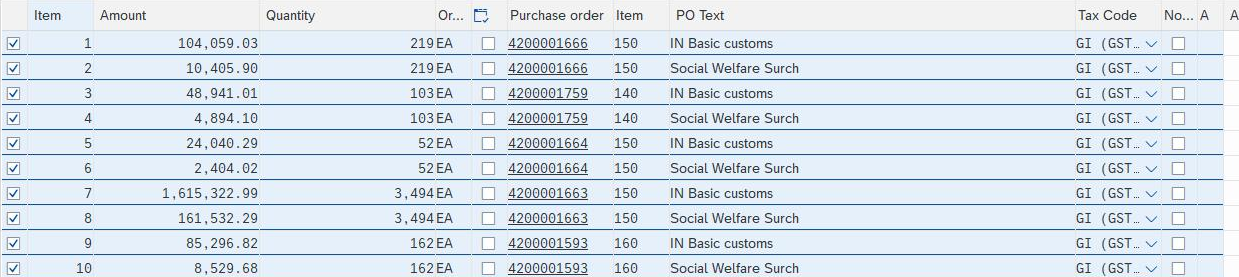
#> input picture extracted_tables/image_0.png, 1239 x 277 px
$ python -i deskew.py   (imports and definitions only)
#> lines starting #> are read from the running program, lines starting #| are printed output that depends on the picture
#> further down, picture is the input picture: shape (277, 1239, 3); mean B, G, R 236.4, 227.4, 216.9
import numpy as np
import cv2

def deskewImage(img):
    """
    adapted from: https://www.pyimagesearch.com/2017/02/20/text-skew-correction-opencv-python/
    """

    # use medianBluer to remove black artefacts from the image
    image = cv2.medianBlur(img, 5)
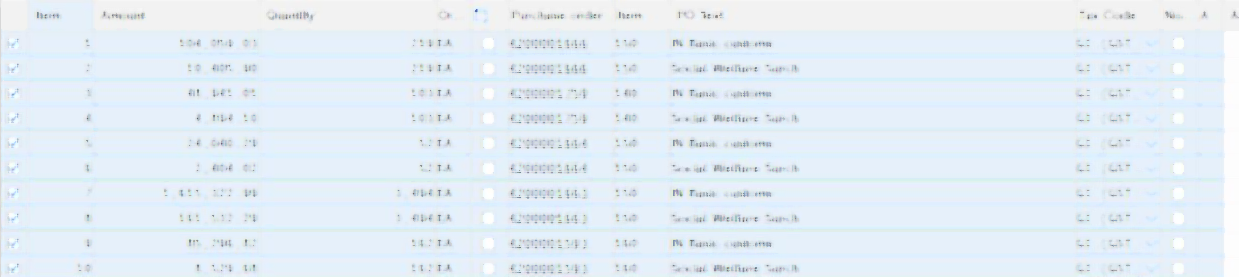
#> image: shape (277, 1239, 3); mean B, G, R 246.3, 237.7, 227.4

    # convert the image to grayscale and flip the foreground
    # and background to ensure foreground is now "white" and
    # the background is "black"
    gray = cv2.cvtColor(img, cv2.COLOR_BGR2GRAY)
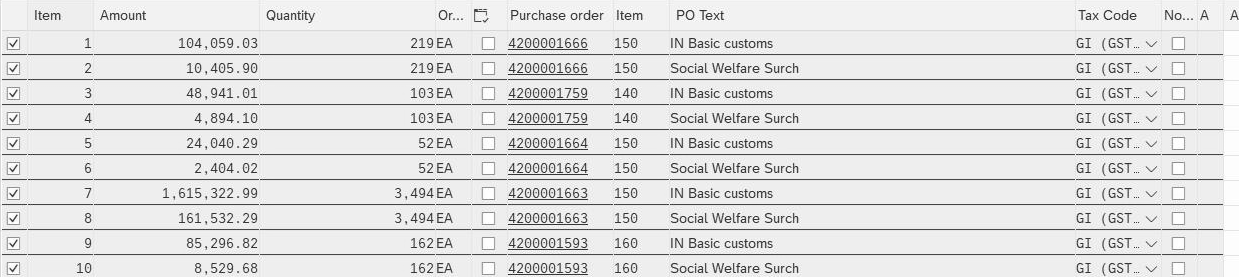
#> gray: shape (277, 1239); min 20, max 255, mean 225.3
    gray = cv2.bitwise_not(gray)
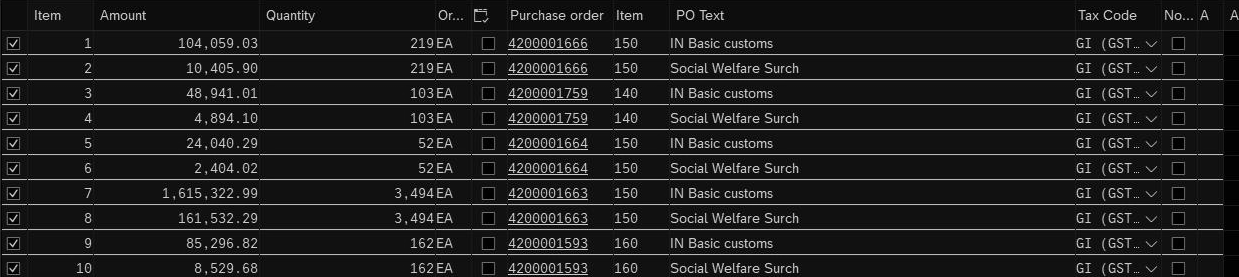
#> gray: shape (277, 1239); min 0, max 235, mean 29.7
    # threshold the image, setting all foreground pixels to
    # 255 and all background pixels to 0
    thresh = cv2.threshold(gray, 0, 255,
    	cv2.THRESH_BINARY | cv2.THRESH_OTSU)[1]
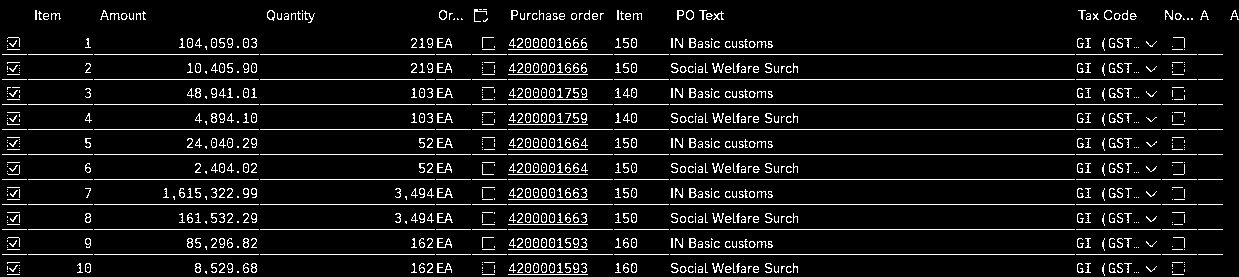
#> thresh: shape (277, 1239); 7.7% white in thin lines or dots

    # grab the (x, y) coordinates of all pixel values that
    # are greater than zero, then use these coordinates to
    # compute a rotated bounding box that contains all
    # coordinates
    coords = np.column_stack(np.where(thresh > 0))
#> coords = 26481 pairs, first value 9 to 275, second value 2 to 1238
    angle = cv2.minAreaRect(coords)[-1]
#> angle = -0.0522
    # the `cv2.minAreaRect` function returns values in the
    # range [-90, 0); as the rectangle rotates clockwise the
    # returned angle trends to 0 -- in this special case we
    # need to add 90 degrees to the angle
    # otherwise, just take the inverse of the angle to make
    # it positive
    if angle < -45: angle = -(90 + angle)
    else: angle = -angle
#> angle = 0.0522

    # rotate the image to deskew it
    (h, w) = image.shape[:2]
#> h = 277; w = 1239
    center = (w // 2, h // 2)
#> center = (619, 138)
    M = cv2.getRotationMatrix2D(center, angle, 1.0)
#> M = [[1, 0.000912, -0.126], [-0.000912, 1, 0.564]]

    rotated_img = cv2.warpAffine(img, M, (w, h),
    	flags=cv2.INTER_CUBIC, borderMode=cv2.BORDER_REPLICATE)
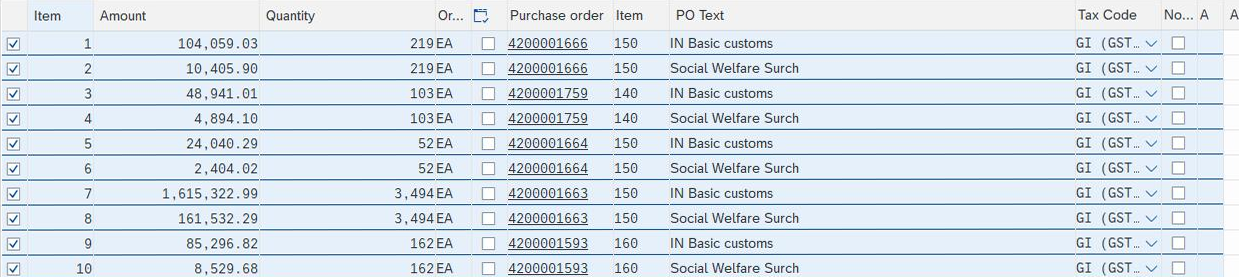
#> rotated_img: shape (277, 1239, 3); mean B, G, R 235.8, 227.3, 216.9

    return rotated_img

>>> import cv2
>>> picture = cv2.imread('../../../extracted_tables/image_0.png')
>>> result = deskewImage(picture)

$ run again, on extracted_tables/image_1.png
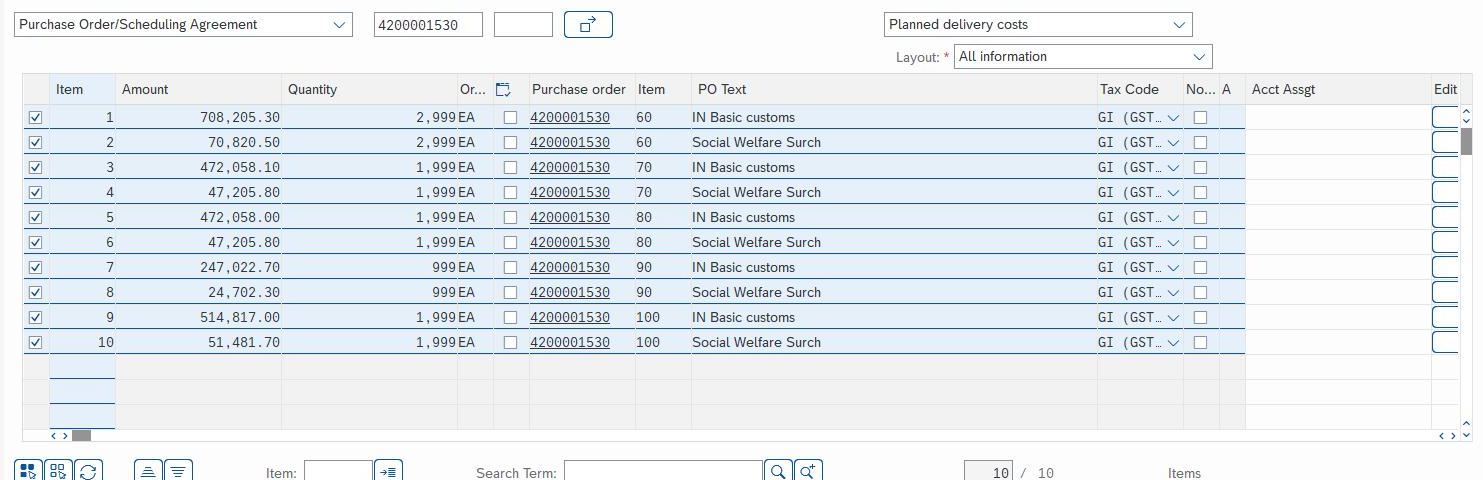
#> input picture extracted_tables/image_1.png, 1483 x 480 px
#> picture is the input picture: shape (480, 1483, 3); mean B, G, R 241.3, 236.7, 231.1
#> in deskewImage, `image = cv2.medianBlur(img, 5)`:
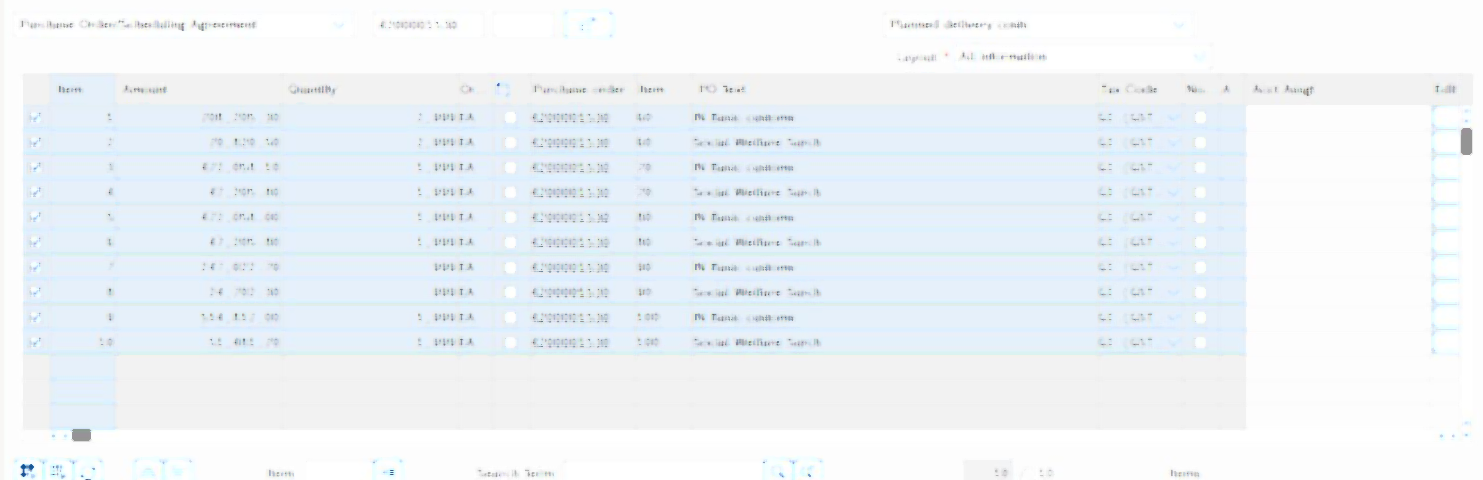
#> image: shape (480, 1483, 3); mean B, G, R 247.9, 243.7, 238.2
#> in deskewImage, `thresh = cv2.threshold(gray, 0, 255, cv2.THRESH_BINARY | cv2.THRESH_OT..`:
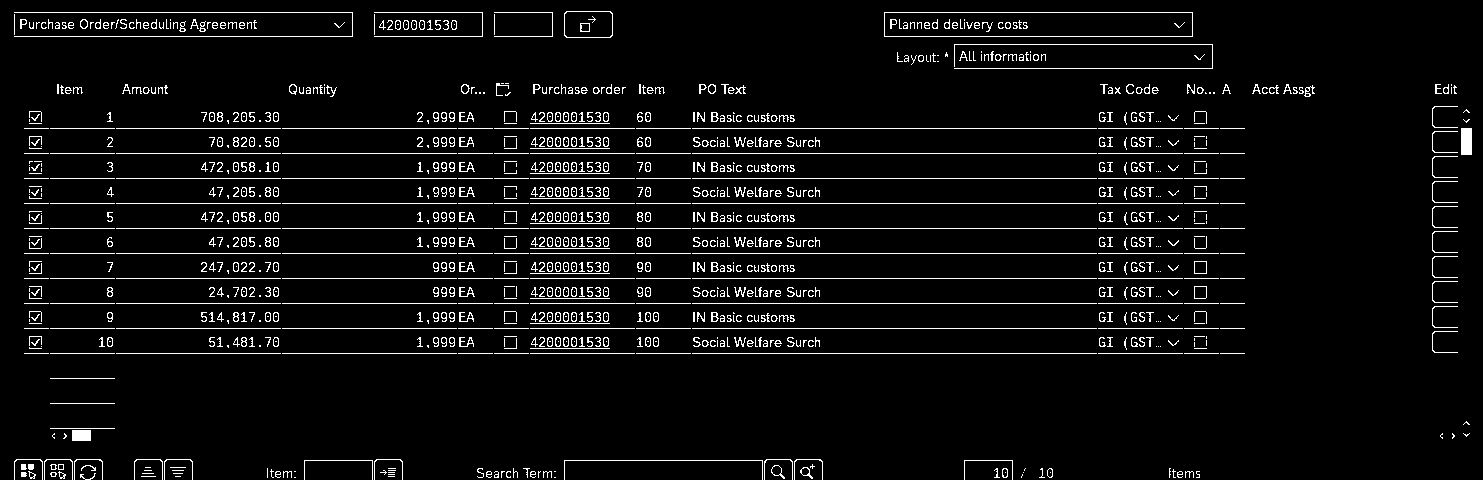
#> thresh: shape (480, 1483); 5.2% white in thin lines or dots
#> coords = 36777 pairs, first value 11 to 479, second value 14 to 1471
#> in deskewImage, `angle = cv2.minAreaRect(coords)[-1]`: angle = -90
#> in deskewImage, `if angle < -45: angle = -(90 + angle)`: angle = 0
#> M = [[1, 0, 0], [0, 1, 0]]
